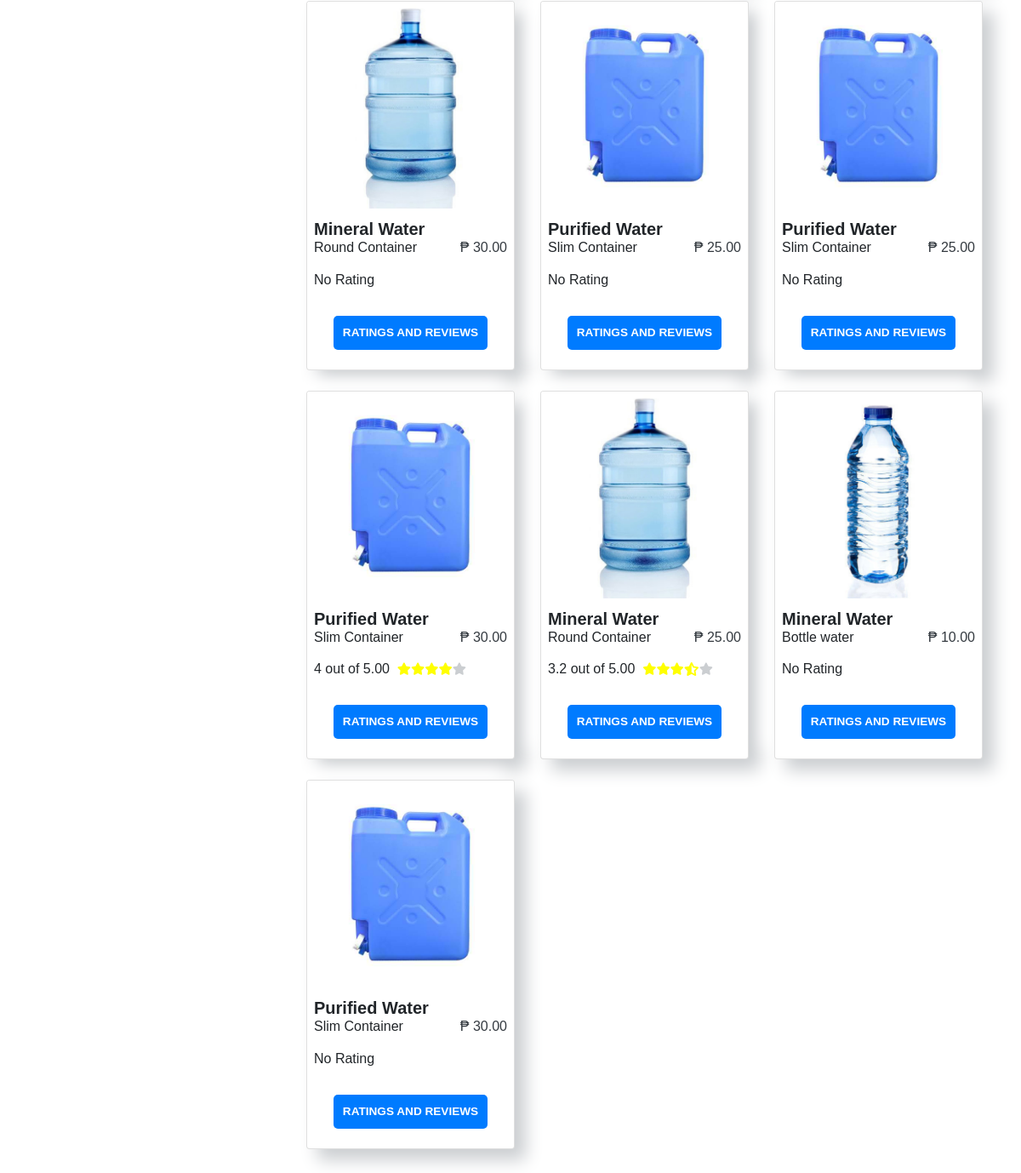
/customer/filter_product.php (signed in, lower part), run on an earlier commit of the app's database.
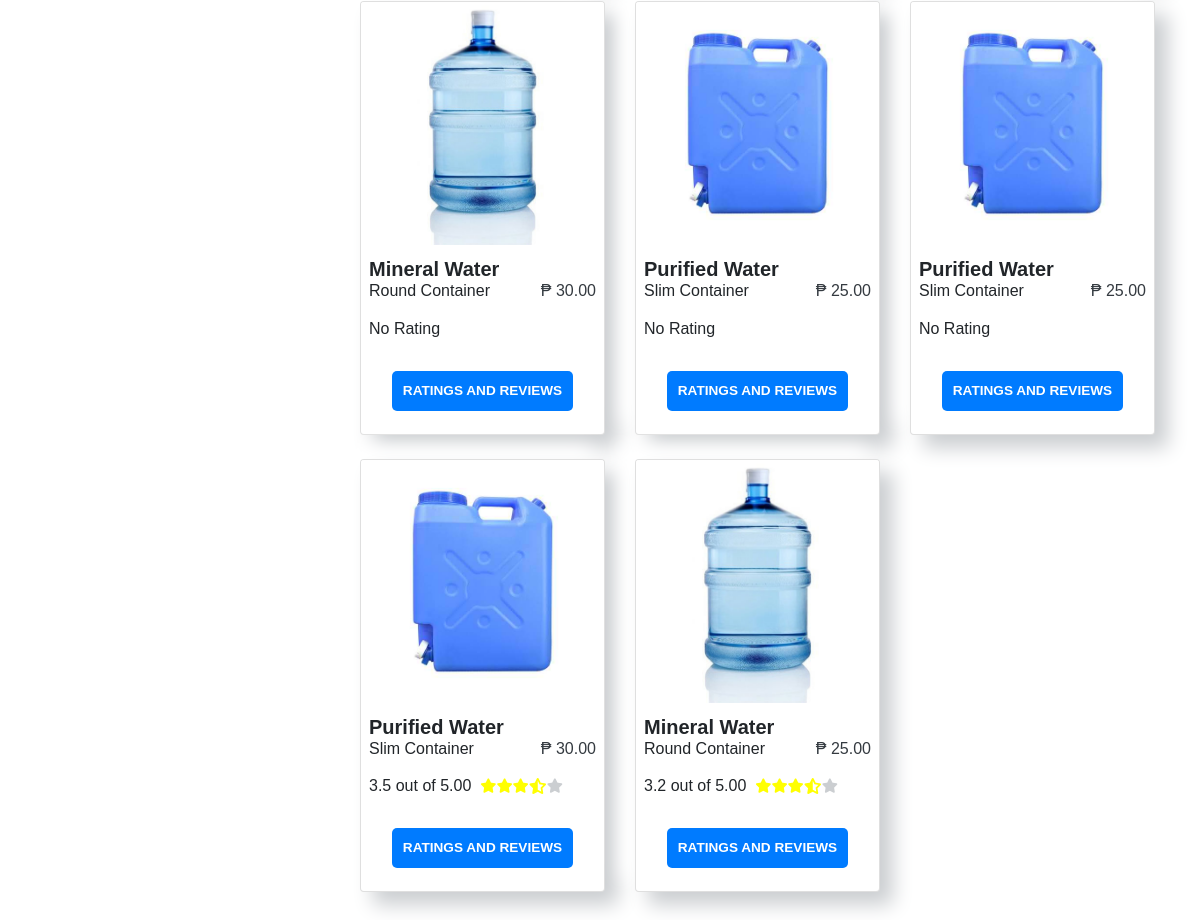
And on a later commit of the database.
### tables this page shows
CREATE TABLE `product` (
  `product_id` int(11) NOT NULL,
  `merchant_id` int(11) NOT NULL,
  `product_name` varchar(255) NOT NULL,
  `product_type` varchar(255) NOT NULL,
  `volume` varchar(255) NOT NULL,
  `price` int(11) NOT NULL,
  `image` varchar(255) NOT NULL,
  `description` varchar(255) NOT NULL
);

### customer/filter_product.php (the view, shortened to what the changed rows need)
<?php
require '../connection.php';
?>
<!DOCTYPE html>
<html>
    <head>
    <link rel="stylesheet" href="https://cdn.jsdelivr.net/npm/bootstrap@4.0.0/dist/css/bootstrap.min.css">
    </head>
    <body   >
      <?php include 'navbar.php' ?>
      <div class="wrapper">
    <div class="content py-md-0 py-3">
        <section id="products">
            <div class="container py-3">
                <div class="row" id="result">
                     <?php
                           $query = $conn->query("SELECT * FROM product ") or die(mysqli_error());
                                  while($fetch = $query->fetch_array()){
                                      $std_num= 0;
                                      $counter =0;
                                    $productId = $fetch['product_id'];
                                    $query2 = $conn->query("SELECT product_rating.rating
                                    FROM product_rating WHERE product_rating.product_id = $productId");
                                    while($fetch2 = $query2->fetch_array()){
                                      $std_num += $fetch2['rating'];
                                      $counter++;
                                    }
                                    if($std_num > 0) {
                                      $average = $std_num / $counter;
                                    }
                                    else {
                                      $average = 0;
                                    }
                          ?>
                    <div class="col-lg-4 col-md-6 col-sm-10 offset-md-0 offset-sm-1">
                        <div class="card">
                            <img class="card-img-top" src="../photo/<?php echo $fetch['image']?>"
                                 onclick="window.location='product_view.php?product_id=<?php echo $fetch['product_id']?>'">
                            <div class="card-body">
                                <h5 class="font-weight-bold pt-1"><?php echo $fetch['product_type']?></h5>
                                  <div class="d-flex justify-content-between mb-3">
                                      <h6 class="mb-0"><?php echo $fetch['product_name']?></h6>
                                      <h6 class="text-dark mb-0">&#8369; <?php echo $fetch['price']?>.00</h6>
                                    </div>
                                <div class="d-flex align-items-center product">
                                      <?php if($average==0) {
                echo 'No Rating';
              } else{
                echo round($average,2);
                echo ' out of 5.00 &nbsp';
                      if($average == 5){
                        echo '<i class="fa fa-star" style="color:yellow;"></i>';
                        echo '<i class="fa fa-star" style="color:yellow;"></i>';
                        echo '<i class="fa fa-star" style="color:yellow;"></i>';
                        echo '<i class="fa fa-star" style="color:yellow;"></i>';
                        echo '<i class="fa fa-star" style="color:yellow;"></i>';
                      }else if($average <5  && $average >4 ){
                        echo '<i class="fa fa-star" style="color:yellow;"></i>';
                        echo '<i class="fa fa-star" style="color:yellow;"></i>';
                        echo '<i class="fa fa-star" style="color:yellow;"></i>';
                        echo '<i class="fa fa-star" style="color:yellow;"></i>';
                        echo '<i class="fa fa-star-half-alt" style="color:yellow;"></i>';
                      }else if($average == 4 ){
                        echo '<i class="fa fa-star" style="color:yellow;"></i>';
                        echo '<i class="fa fa-star" style="color:yellow;"></i>';
                        echo '<i class="fa fa-star" style="color:yellow;"></i>';
                        echo '<i class="fa fa-star" style="color:yellow;"></i>';
                        echo '<i class="fa fa-star" style="color:#cbced1;"></i>';
                      }else if($average <4  && $average >3 ){
                        echo '<i class="fa fa-star" style="color:yellow;"></i>';
                        echo '<i class="fa fa-star" style="color:yellow;"></i>';
                        echo '<i class="fa fa-star" style="color:yellow;"></i>';
                        echo '<i class="fa fa-star-half-alt" style="color:yellow;"></i>';
                        echo '<i class="fa fa-star" style="color:#cbced1;"></i>';
                      }else if($average == 3 ){
                        echo '<i class="fa fa-star" style="color:yellow;"></i>';
                        echo '<i class="fa fa-star" style="color:yellow;"></i>';
                        echo '<i class="fa fa-star" style="color:yellow;"></i>';
                        echo '<i class="fa fa-star" style="color:#cbced1;"></i>';
                        echo '<i class="fa fa-star" style="color:#cbced1;"></i>';
                      }else if($average <3  && $average >2 ){
                        echo '<i class="fa fa-star" style="color:yellow;"></i>';
                        echo '<i class="fa fa-star" style="color:yellow;"></i>';
                        echo '<i class="fa fa-star-half-alt" style="color:yellow;"></i>';
                        echo '<i class="fa fa-star" style="color:#cbced1;"></i>';
                        echo '<i class="fa fa-star" style="color:#cbced1;"></i>';
                      }else if($average == 2 ){
                        echo '<i class="fa fa-star" style="color:yellow;"></i>';
                        echo '<i class="fa fa-star" style="color:yellow;"></i>';
                        echo '<i class="fa fa-star" style="color:#cbced1;"></i>';
                        echo '<i class="fa fa-star" style="color:#cbced1;"></i>';
                        echo '<i class="fa fa-star" style="color:#cbced1;"></i>';
                      }else if($average <2  && $average >1 ){
                        echo '<i class="fa fa-star" style="color:yellow;"></i>';
                        echo '<i class="fa fa-star-half-alt" style="color:yellow;"></i>';
                        echo '<i class="fa fa-star" style="color:#cbced1;"></i>';
                        echo '<i class="fa fa-star" style="color:#cbced1;"></i>';
                        echo '<i class="fa fa-star" style="color:#cbced1;"></i>';
                      }else if($average == 1 ){
                        echo '<i class="fa fa-star" style="color:yellow;"></i>';
                        echo '<i class="fa fa-star" style="color:#cbced1;"></i>';
                        echo '<i class="fa fa-star" style="color:#cbced1;"></i>';
                        echo '<i class="fa fa-star" style="color:#cbced1;"></i>';
                        echo '<i class="fa fa-star" style="color:#cbced1;"></i>';
                      }
                } ?>
                                </div>
                                    <a onclick="window.location='review.php?product_id=<?php echo $fetch['product_id']?>'"
                                      style="width:80%; margin-top: 30px;color:white"
                                      class="btn btn-primary">Ratings and Reviews</a>
                            </div>
                        </div><br>
                    </div>
                   <?php
                       }
                    ?>
                </div>
            </div>
        </section>
    </div>
</div>
    </body>
</html>

What changed in the data, as far as the page shows it:
removed product: image (picture), product_type "Mineral Water", product_name "Bottle water", price "10", shows "No Rating"
removed product: image (picture), product_type "Purified Water", product_name "Slim Container", price "30", shows "No Rating"
computed for product (number 4 of 5 on the later page): average "4" → "3.5"
